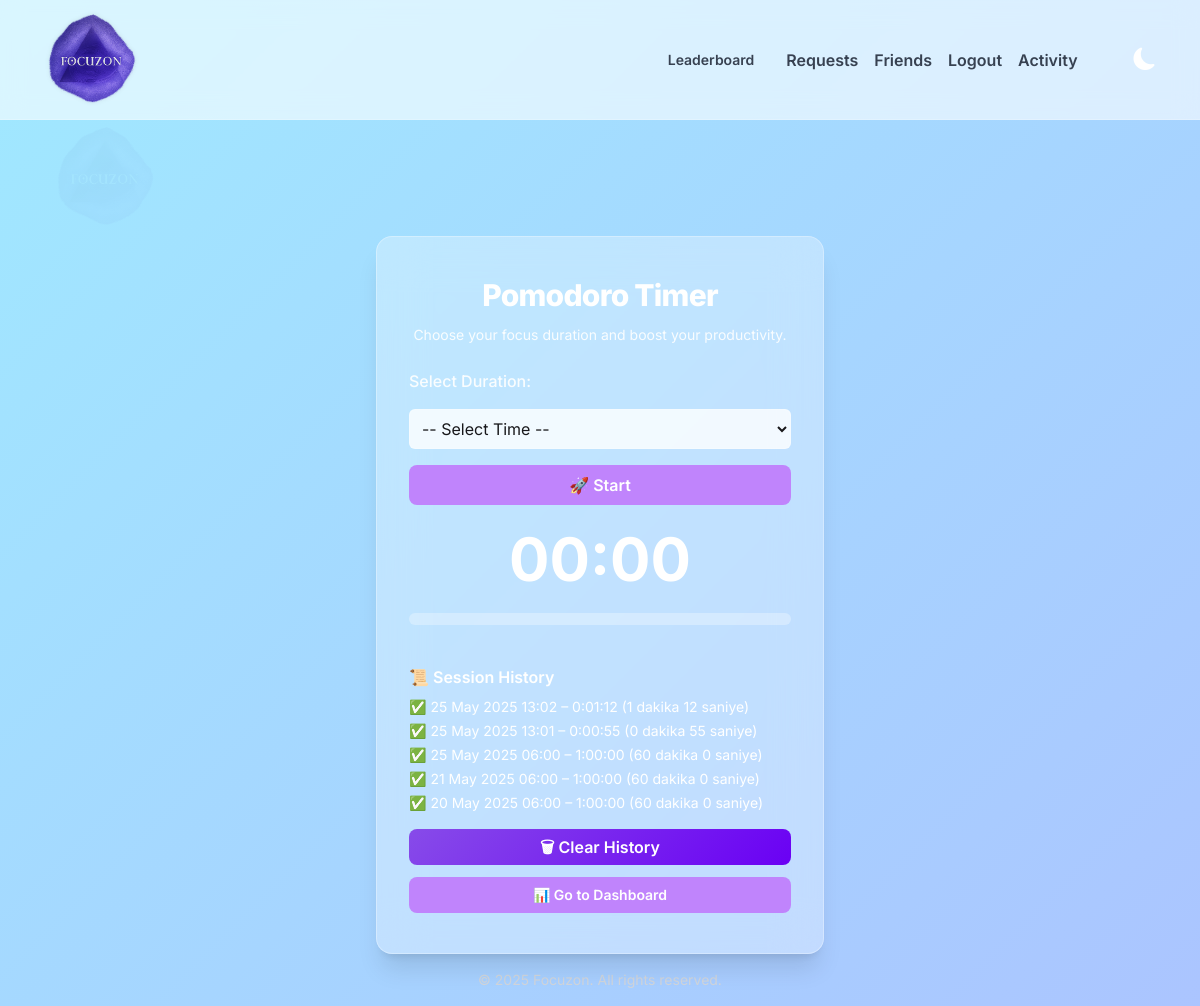
Screenshot of /pomodoro/start/ (signed in) with the database file from the repository.
### pomodoro/models.py (models this page shows, shortened)
class PomodoroSession(models.Model):
    user = models.ForeignKey(settings.AUTH_USER_MODEL, on_delete=models.CASCADE)
    start_time = models.DateTimeField()
    end_time = models.DateTimeField(null=True, blank=True)
    duration = models.DurationField(null=True, blank=True)  # Geçen süre burada saklanıyor
    is_completed = models.BooleanField(default=False)
    def formatted_duration(self):
        if self.duration:
            total_seconds = int(self.duration.total_seconds())
            minutes, seconds = divmod(total_seconds, 60)
            return f"{minutes} dakika {seconds} saniye"
        return "Tamamlanmadı"

### pomodoro/views.py (the view, shortened to what this page needs)
# urls.py: path("start/", views.start_pomodoro, name="start_pomodoro"),
@login_required
def start_pomodoro(request):
    past_sessions = PomodoroSession.objects.filter(user=request.user, is_completed=True).order_by("-start_time")
    active_session = PomodoroSession.objects.filter(user=request.user, is_completed=False).first()
    return render(request, "pomodoro/start_pomodoro.html", {
        "past_sessions": past_sessions,
        "active_session": active_session
    })

### pomodoro/templates/pomodoro/start_pomodoro.html (shortened to what this page needs)
{% extends "base.html" %}
{% load static %}
{% block body_class %}pomodoro-page{% endblock %}
{% block content %}
<div class="mt-24 max-w-md mx-auto bg-white/30 dark:bg-white/10
    border border-white/30
    shadow-xl backdrop-blur-xl rounded-2xl px-8 py-10 text-center">
  <h2 class="text-3xl font-extrabold text-white dark:text-white mb-3 tracking-tight">Pomodoro Timer</h2>
  <p class="text-sm text-white/90 dark:text-zinc-100 mb-6">Choose your focus duration and boost your productivity.</p>
  <form method="POST" id="pomodoro-form" class="text-left space-y-4">
    <label for="id_duration" class="block text-white/90 dark:text-white font-medium">Select Duration:</label>
    <select id="id_duration" name="duration"
      class="w-full rounded-md border border-white/20 dark:border-zinc-600 bg-white/80 dark:bg-zinc-800 text-zinc-900 dark:text-white p-2 focus:outline-none focus:ring-2 focus:ring-purple-400 transition">
      <option value="">-- Select Time --</option>
    </select>
    <button type="button" id="startBtn"
      class="w-full bg-purple-400 hover:bg-purple-500 text-white py-2 px-4 rounded-lg font-semibold transition">🚀 Start</button>
  </form>
  <h2 id="timer" class="text-6xl font-bold text-white dark:text-white mt-6">00:00</h2>
  <div class="mt-6 w-full h-3 bg-white/30 rounded-full overflow-hidden">
  </div>
  <div class="mt-10 text-left text-sm text-white dark:text-white">
    <h3 class="text-base font-semibold mb-2">📜 Session History</h3>
    <ul class="space-y-1">
      {% for session in past_sessions %}
      <li>✅ {{ session.start_time|date:"d M Y H:i" }} – {{ session.duration }} ({{ session.formatted_duration }})</li>
      {% empty %}
      <li>No previous sessions yet.</li>
      {% endfor %}
    </ul>
    <button id="clearSessions"
      class="w-full mt-4 bg-purple-400 hover:bg-purple-500 text-white py-2 px-4 rounded-lg font-semibold transition">🗑 Clear History</button>
    <a href="{% url 'dashboard' %}"
      class="w-full inline-block mt-3 text-center bg-purple-400 hover:bg-purple-500 text-white py-2 px-4 rounded-lg font-semibold transition">📊 Go to Dashboard</a>
  </div>
</div>
{% endblock %}

### static/css/styles.css (style rules this page uses)
:root { --bg-color: #fff9f9; --text-color: #1f1f1f; --card-bg: #fefefe; --accent-color: #f6c6e8; --gradient-bg: linear-gradient(135deg, #fbeaff, #b4f8c8, #f8f6a1, #bde0fe); }
body { font-family: 'Sora', sans-serif; margin: 0; padding: 0; min-height: 100vh; background: linear-gradient(135deg, #d9c2f3, #b4b5f9, #b0e0f3); background-attachment: fixed; background-size: 400% 400%; animation: gradientShift 15s ease infinite; color: #333; background-color: var(--bg-color); color: var(--text-color); transition: background-color 0.3s ease, color 0.3s ease; overflow: hidden; overflow-y: auto; }
body.pomodoro-page::before { content: ""; position: absolute; top: 100px; left: 30px; width: 150px; height: 150px; background-image: url('/static/images/focuzon_logo_.png'); background-size: contain; background-repeat: no-repeat; opacity: 0.04; z-index: 0; }
button, .btn { background: linear-gradient(135deg, #874be9, #6a00f4); color: white; border: none; padding: 12px 20px; cursor: pointer; border-radius: 8px; font-size: 1rem; transition: all 0.3s ease; text-decoration: none; display: inline-block; font-weight: bold; }
body { background-size: 400% 400%; animation: gradientShift 15s ease infinite; }
body[data-theme="light"] { background-image: linear-gradient(-45deg, #ffc0cb, #b6a0ff, #a0e9ff); }
html { overflow-y: scroll; }

### accounts/templates/base.html (style rules this page uses)
body { font-family: 'Inter', sans-serif; }

### rows the page displays
PomodoroSession: start_time "25 May 2025 13:02", duration "0:01:12", formatted_duration "1 dakika 12 saniye"
PomodoroSession: start_time "25 May 2025 13:01", duration "0:00:55", formatted_duration "0 dakika 55 saniye"
PomodoroSession: start_time "25 May 2025 06:00", duration "1:00:00", formatted_duration "60 dakika 0 saniye"
PomodoroSession: start_time "21 May 2025 06:00", duration "1:00:00", formatted_duration "60 dakika 0 saniye"
PomodoroSession: start_time "20 May 2025 06:00", duration "1:00:00", formatted_duration "60 dakika 0 saniye"
